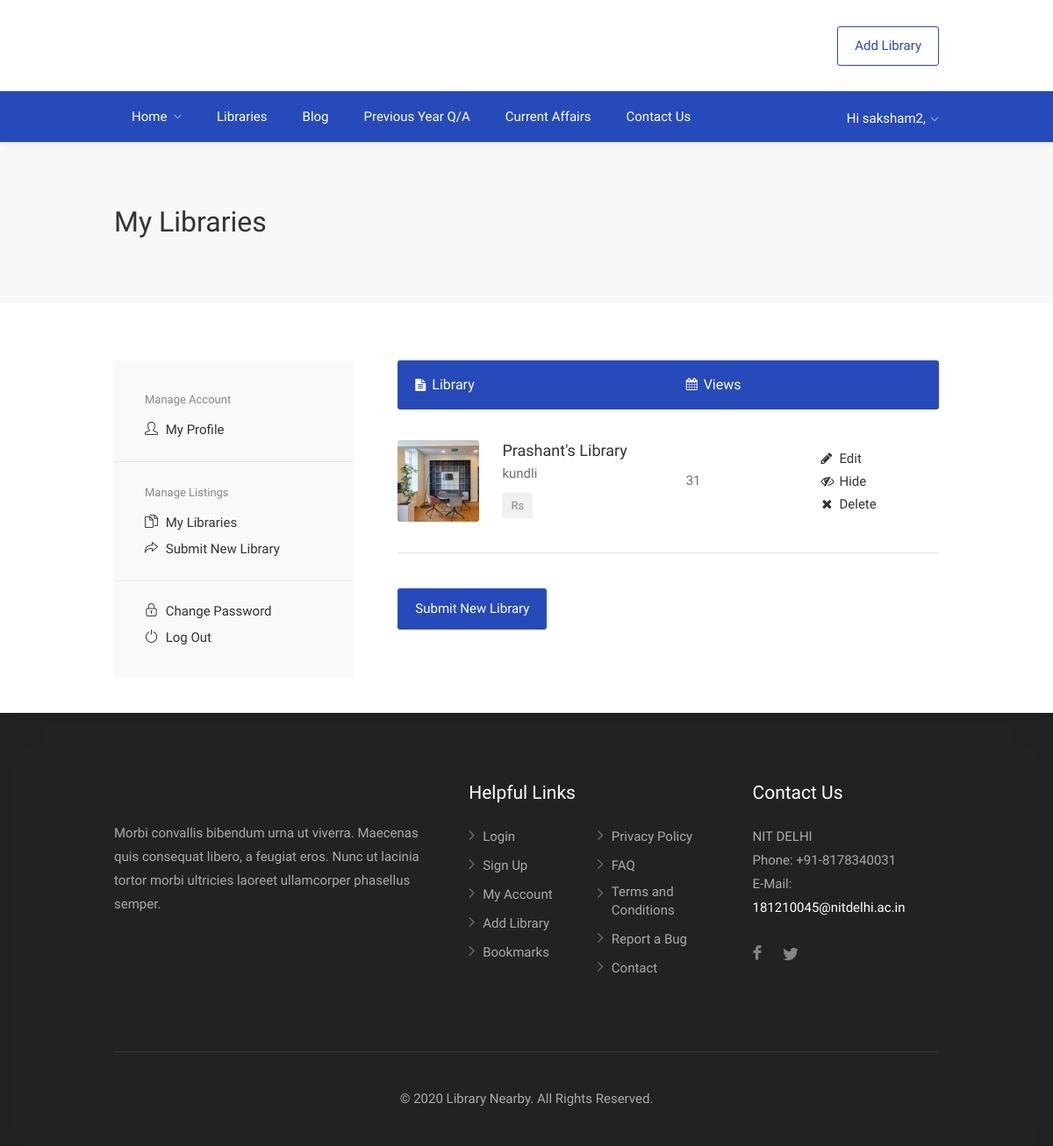
Page /my-libraries (signed in) on the earlier database version.
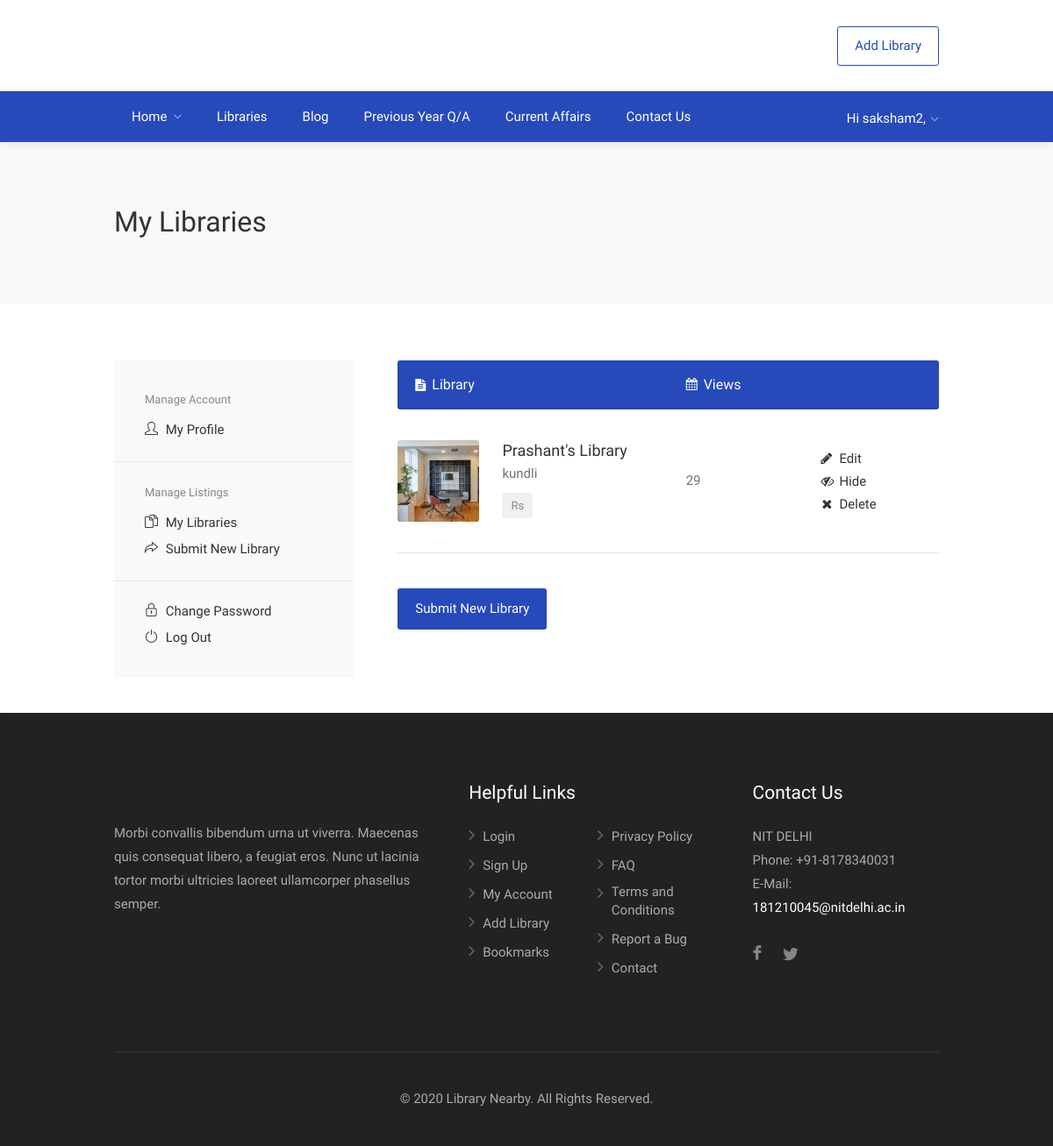
Same page on the later database version.
### core/models.py (models this page shows, shortened)
class library(models.Model):
    name = models.CharField(max_length=50)
    owner = models.ForeignKey(User, on_delete=models.CASCADE)
    owner_fname= models.CharField(max_length=50)
    owner_lname= models.CharField(max_length=50)
    email = models.EmailField()
    mobile_no = models.IntegerField()
    addr1 = models.CharField(max_length=50)
    addr2 = models.CharField(max_length=50)
    city = models.CharField(max_length=50)
    pincode = models.IntegerField()
    state = models.CharField(max_length=50)
    longitude = models.FloatField(blank=True, null=True)
    latitude = models.FloatField(blank=True, null=True)
    landline = models.IntegerField(blank=True, null=True)
    ammenities = models.ManyToManyField(ammenities)
    library_description = models.TextField(max_length=500)
    past_record_of_students = models.TextField(max_length=500, blank=True, null=True)
    payment_methods = models.ManyToManyField(payment_methods)
    fb_url = models.CharField(max_length=200, blank=True, null=True)
    insta = models.CharField(max_length=100, blank=True, null=True)
    google_map = models.CharField(max_length=100, blank=True, null=True)
    website = models.CharField(max_length=50, blank=True, null=True)
    main_image = models.ImageField()
    no_of_seats = models.IntegerField()
    opening_days = models.ManyToManyField(weekday)
    opening_time = models.TimeField()
    closing_time = models.TimeField()
    non_refundable_charges = models.IntegerField(blank=True, null=True)
    min_monthly_charges = models.IntegerField()
    min_price_range = models.IntegerField(blank=True, null=True)
    max_price_range = models.IntegerField(blank=True, null=True)
    verified = models.BooleanField(default=False)
    visible = models.BooleanField(default=True)
    views = models.IntegerField(default=0)
    class Meta:
        verbose_name_plural = 'Libraries'

### core/views.py (the view)
# urls.py: path('my-libraries', views.myLibraries, name='mylibraries'),
@login_required
def myLibraries(request):
    libraries = models.library.objects.filter(owner = request.user)
    context = {
        'libraries': libraries,
    }
    return render(request, 'dashboard/mylibraries.html', context)

### templates/dashboard/mylibraries.html
{% extends 'base.html' %}
{% load static %}
{% block content %}
    <div id="titlebar">
        <div class="container">
            <div class="row">
                <div class="col-md-12">
                    <h2>My Libraries</h2>
                </div>
            </div>
        </div>
    </div>
    <div class="container">
        <div class="row">
            {% include 'dashboard/dashboardsidenav.html' %}
            <div class="col-md-8">
                <table class="manage-table responsive-table">
                    <tr>
                        <th><i class="fa fa-file-text"></i> Library</th>
                        <th class="expire-date"><i class="fa fa-calendar"></i> Views</th>
                        <th></th>
                    </tr>
                    {% for library in libraries %}
                    <tr>
                        <td class="title-container">
                            <img src="{{ library.main_image.url }}" alt="">
                            <div class="title">
                                <h4><a href="{% url 'core:library' library.id %}">{{ library.name }}</a></h4>
                                <span>{{ library.city }} </span>
                                <span class="table-property-price">Rs {{ library.min_monthly_price }}</span>
                            </div>
                        </td>
                        <td class="expire-date">{{ library.views }}</td>
                        <td class="action">
                            <a href="{% url 'core:editlibrary' library.id %}"><i class="fa fa-pencil"></i> Edit</a>
                            {% if library.visible %}
                            <a href="{% url 'core:hidelibrary' library.id %}"><i class="fa  fa-eye-slash"></i> Hide</a>
                            {% else %}
                            <a href="{% url 'core:showlibrary' library.id %}"><i class="fa  fa-eye-slash"></i> Show</a>
                            {% endif %}
                            <a href="{% url 'core:deletelibrary' library.id %}" class="delete"><i class="fa fa-remove"></i> Delete</a>
                        </td>
                    </tr>
                    {% endfor %}
                </table>
                <a href="{% url 'core:addlibrary' %}" class="margin-top-40 button">Submit New Library</a>
            </div>
        </div>
    </div>
{% endblock content %}

Differences in the rows shown:
changed library "Prashant's Library": views "31" → "29"
